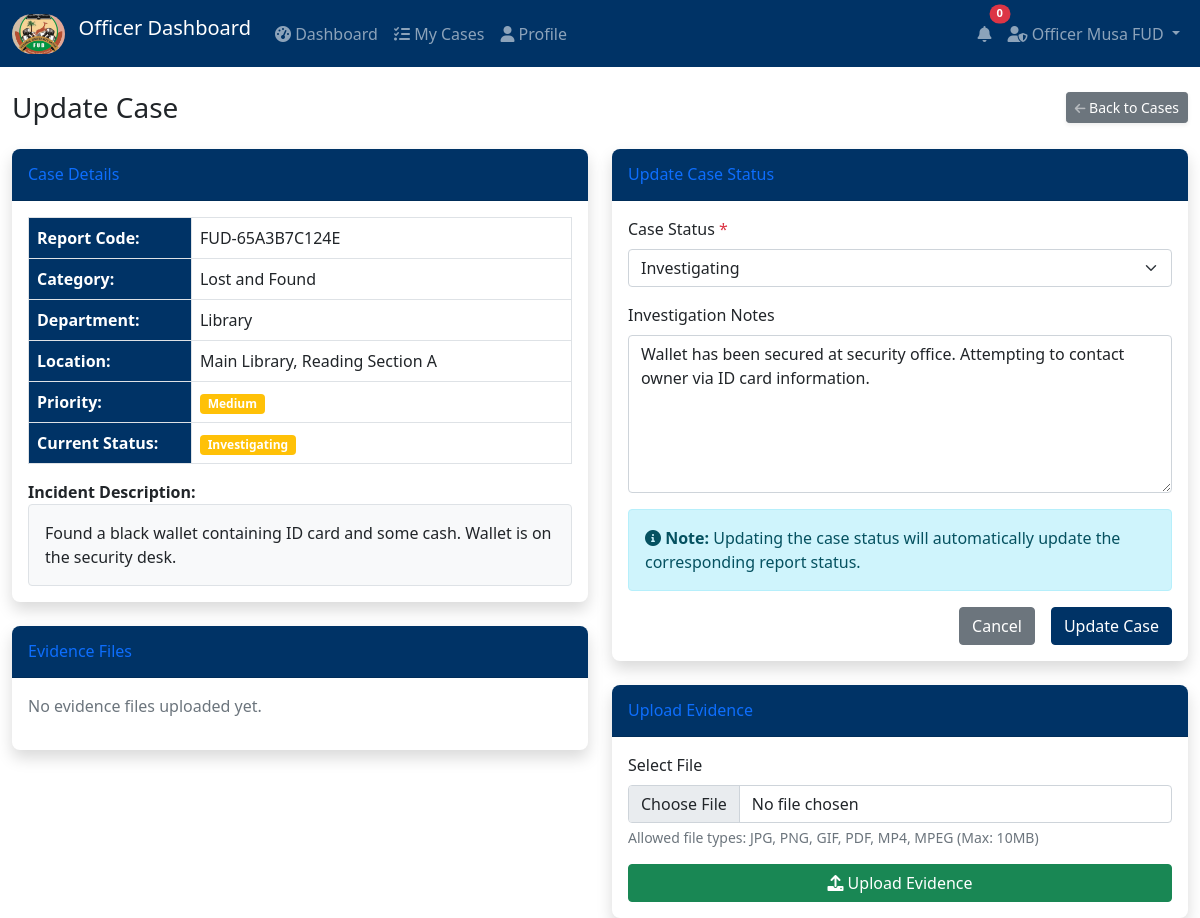
The app's page /officer/update_case.php?id=1 (signed in) with its own data.
### tables this page shows
CREATE TABLE `cases` (
  `id` int(11) NOT NULL AUTO_INCREMENT,
  `report_id` int(11) NOT NULL,
  `officer_id` int(11) NOT NULL,
  `notes` text DEFAULT NULL,
  `evidence` text DEFAULT NULL,
  `status` enum('pending','investigating','resolved') DEFAULT 'pending',
  `assigned_at` timestamp NOT NULL DEFAULT current_timestamp(),
  `updated_at` timestamp NOT NULL DEFAULT current_timestamp() ON UPDATE current_timestamp(),
  PRIMARY KEY (`id`),
  KEY `report_id` (`report_id`),
  KEY `officer_id` (`officer_id`),
  KEY `status` (`status`),
  CONSTRAINT `cases_ibfk_1` FOREIGN KEY (`report_id`) REFERENCES `reports` (`id`) ON DELETE CASCADE,
  CONSTRAINT `cases_ibfk_2` FOREIGN KEY (`officer_id`) REFERENCES `users` (`id`)
);

CREATE TABLE `reports` (
  `id` int(11) NOT NULL AUTO_INCREMENT,
  `report_code` varchar(20) NOT NULL,
  `reporter_name` varchar(100) DEFAULT NULL,
  `contact` varchar(20) DEFAULT NULL,
  `department` varchar(100) NOT NULL,
  `location` varchar(255) NOT NULL,
  `category_id` int(11) DEFAULT NULL,
  `description` text NOT NULL,
  `status` enum('pending','investigating','resolved') DEFAULT 'pending',
  `priority` enum('low','medium','high') DEFAULT 'medium',
  `created_at` timestamp NOT NULL DEFAULT current_timestamp(),
  PRIMARY KEY (`id`),
  UNIQUE KEY `report_code` (`report_code`),
  KEY `category_id` (`category_id`),
  KEY `status` (`status`),
  KEY `created_at` (`created_at`),
  CONSTRAINT `reports_ibfk_1` FOREIGN KEY (`category_id`) REFERENCES `categories` (`id`)
);

CREATE TABLE `categories` (
  `id` int(11) NOT NULL AUTO_INCREMENT,
  `name` varchar(100) NOT NULL,
  `description` text DEFAULT NULL,
  `status` enum('active','inactive') DEFAULT 'active',
  `created_at` timestamp NOT NULL DEFAULT current_timestamp(),
  PRIMARY KEY (`id`)
);

### officer/update_case.php (the view, shortened to what this page needs)
<?php
require_once '../config/functions.php';
$database = new Database();
$db = $database->getConnection();
$officer_id = $_SESSION['user_id'];
$case_id = isset($_GET['id']) ? intval($_GET['id']) : 0;
$query = "SELECT c.*, r.report_code, r.location, r.description, r.priority,
                 r.department, cat.name as category_name
          FROM cases c
          JOIN reports r ON c.report_id = r.id
          JOIN categories cat ON r.category_id = cat.id
          WHERE c.id = :case_id AND c.officer_id = :officer_id";
$stmt = $db->prepare($query);
$stmt->bindParam(":case_id", $case_id);
$stmt->bindParam(":officer_id", $officer_id);
$stmt->execute();
$case = $stmt->fetch(PDO::FETCH_ASSOC);
$evidence_query = "SELECT * FROM evidence_files WHERE case_id = :case_id ORDER BY uploaded_at DESC";
$evidence_stmt = $db->prepare($evidence_query);
$evidence_stmt->bindParam(":case_id", $case_id);
$evidence_stmt->execute();
$evidence_files = $evidence_stmt->fetchAll(PDO::FETCH_ASSOC);
?>
<?php include '../includes/header.php'; ?>
<?php include 'includes/officer_navbar.php'; ?>
<div class="container-fluid mt-4">
    <div class="d-sm-flex align-items-center justify-content-between mb-4">
        <h1 class="h3 mb-0 text-gray-800">Update Case</h1>
        <a href="cases.php" class="d-none d-sm-inline-block btn btn-sm btn-secondary shadow-sm">
            <i class="fas fa-arrow-left fa-sm text-white-50"></i> Back to Cases
        </a>
    </div>
    <div class="row">
        <div class="col-lg-6">
            <div class="card shadow mb-4">
                <div class="card-header py-3">
                    <h6 class="m-0 font-weight-bold text-primary">Case Details</h6>
                </div>
                <div class="card-body">
                    <table class="table table-bordered">
                        <tr>
                            <th width="30%">Report Code:</th>
                            <td><?= htmlspecialchars($case['report_code']) ?></td>
                        </tr>
                        <tr>
                            <th>Category:</th>
                            <td><?= htmlspecialchars($case['category_name']) ?></td>
                        </tr>
                        <tr>
                            <th>Department:</th>
                            <td><?= htmlspecialchars($case['department']) ?></td>
                        </tr>
                        <tr>
                            <th>Location:</th>
                            <td><?= htmlspecialchars($case['location']) ?></td>
                        </tr>
                        <tr>
                            <th>Priority:</th>
                            <td><?= getPriorityBadge($case['priority']) ?></td>
                        </tr>
                        <tr>
                            <th>Current Status:</th>
                            <td><?= getStatusBadge($case['status']) ?></td>
                        </tr>
                    </table>
                    <div class="mt-3">
                        <strong>Incident Description:</strong>
                        <div class="border rounded p-3 bg-light">
                            <?= nl2br(htmlspecialchars($case['description'])) ?>
                        </div>
                    </div>
                </div>
            </div>
            <div class="card shadow mb-4">
                <div class="card-header py-3">
                    <h6 class="m-0 font-weight-bold text-primary">Evidence Files</h6>
                </div>
                <div class="card-body">
                    <?php if (empty($evidence_files)): ?>
                        <p class="text-muted">No evidence files uploaded yet.</p>
                    <?php endif; ?>
                </div>
            </div>
        </div>
        <div class="col-lg-6">
            <div class="card shadow mb-4">
                <div class="card-header py-3">
                    <h6 class="m-0 font-weight-bold text-primary">Update Case Status</h6>
                </div>
                <div class="card-body">
                    <form method="POST" class="needs-validation" novalidate>
                        <div class="mb-3">
                            <label for="status" class="form-label">Case Status <span class="text-danger">*</span></label>
                            <select class="form-select" id="status" name="status" required>
                                <option value="investigating" <?= $case['status'] == 'investigating' ? 'selected' : '' ?>>Investigating</option>
                            </select>
                        </div>
                        <div class="mb-3">
                            <label for="notes" class="form-label">Investigation Notes</label>
                            <textarea class="form-control" id="notes" name="notes" rows="6"
                                      placeholder="Enter your investigation notes, findings, or updates..."><?= htmlspecialchars($case['notes'] ?? '') ?></textarea>
                        </div>
                        <div class="alert alert-info">
                            <i class="fas fa-info-circle"></i>
                            <strong>Note:</strong> Updating the case status will automatically update the corresponding report status.
                        </div>
                        <div class="d-grid gap-2 d-md-flex justify-content-md-end">
                            <a href="cases.php" class="btn btn-secondary me-md-2">Cancel</a>
                            <button type="submit" class="btn btn-primary">Update Case</button>
                        </div>
                    </form>
                </div>
            </div>
            <div class="card shadow">
                <div class="card-header py-3">
                    <h6 class="m-0 font-weight-bold text-primary">Upload Evidence</h6>
                </div>
                <div class="card-body">
                    <form action="../ajax/upload_evidence.php" method="POST" enctype="multipart/form-data" id="evidenceForm">
                        <div class="mb-3">
                            <label for="evidence_file" class="form-label">Select File</label>
                            <input type="file" class="form-control" id="evidence_file" name="evidence_file"
                                   accept=".jpg,.jpeg,.png,.gif,.pdf,.mp4,.mpeg" required>
                            <div class="form-text">
                                Allowed file types: JPG, PNG, GIF, PDF, MP4, MPEG (Max: 10MB)
                            </div>
                        </div>
                        <button type="submit" class="btn btn-success w-100">
                            <i class="fas fa-upload"></i> Upload Evidence
                        </button>
                    </form>
                </div>
            </div>
        </div>
    </div>
</div>
<?php include '../includes/footer.php'; ?>

### config/functions.php (shortened to what this page needs)
<?php
function getStatusBadge($status) {
    $badges = [
        'pending' => 'secondary',
        'investigating' => 'warning',
        'resolved' => 'success'
    ];
    return '<span class="badge bg-' . ($badges[$status] ?? 'secondary') . '">' . ucfirst($status) . '</span>';
}
function getPriorityBadge($priority) {
    $badges = [
        'low' => 'success',
        'medium' => 'warning',
        'high' => 'danger'
    ];
    return '<span class="badge bg-' . ($badges[$priority] ?? 'secondary') . '">' . ucfirst($priority) . '</span>';
}
?>

### assets/css/custom.css (style rules this page uses)
:root { --fud-primary: #003366; --fud-secondary: #FF9900; --fud-accent: #6699CC; }
.btn-primary { background-color: var(--fud-primary); border-color: var(--fud-primary); }
.card { border: none; box-shadow: 0 0.15rem 1.75rem 0 rgba(58, 59, 69, 0.15); border-radius: 0.5rem; }
.card-header { background-color: var(--fud-primary); color: white; font-weight: 600; border-radius: 0.5rem 0.5rem 0 0 !important; }
.table th { background-color: var(--fud-primary); color: white; }

### records on screen
cases: report.report_code "FUD-65A3B7C124E", categories.name "Lost and Found", report.department "Library", report.location "Main Library, Reading Section A", report.priority "Medium", status "Investigating", report.description "Found a black wallet containing ID card and some cash. Wallet is on the security desk.", notes "Wallet has been secured at security office. Attempting to contact owner via ID card information."

### other values on screen
$_SESSION['name'] "Officer Musa FUD"
